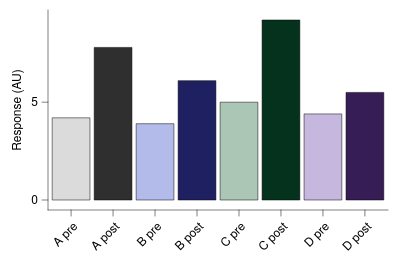

Describe this chart as a Vega-Lite specification.
### Vega-Lite specification from a JSON file in a GitHub repository (floating-point values rounded to 4 significant figures)
{"background": null, "config": {"arc": {"fill": "#DBDBDB", "fillOpacity": 1.0, "innerRadius": 25.0, "padAngle": 0.03, "stroke": "black", "strokeOpacity": 1, "strokeWidth": 0.25}, "area": {"fill": "#DBDBDB", "fillOpacity": 1.0, "stroke": "black", "strokeOpacity": 1, "strokeWidth": 0.25}, "axis": {"domain": true, "domainCap": "round", "domainColor": "black", "domainWidth": 0.25, "grid": false, "gridCap": "round", "gridColor": "#F1F1F1", "gridDash": [0, 0], "gridOpacity": 1.0, "gridWidth": 0.25, "labelColor": "black", "labelFont": "Helvetica Neue, HelveticaNeue, Helvetica, Arial, sans-serif", "labelFontSize": 6, "labelFontStyle": "normal", "labelFontWeight": 400, "offset": 0, "ticks": true, "tickCap": "round", "tickColor": "black", "tickRound": false, "tickSize": 3.0, "tickWidth": 0.25, "titleColor": "black", "titleFont": "Helvetica Neue, HelveticaNeue, Helvetica, Arial, sans-serif", "titleFontSize": 6, "titleFontStyle": "normal", "titleFontWeight": 400}, "axisX": {"domain": true, "labelAlign": "right", "labelAngle": 315, "labels": true, "ticks": true, "translate": 0}, "axisY": {"domain": true, "labelAlign": "right", "labelAngle": 0, "labels": true, "ticks": true, "translate": 0}, "axisRight": {"domain": true, "labelAlign": "left", "labelAngle": 0, "labels": true, "ticks": true, "translate": 0}, "axisTop": {"domain": true, "labelAlign": "left", "labelAngle": 45, "labels": true, "ticks": true, "translate": 0}, "axisBand": {"tickOffset": 0}, "bar": {"fill": "#DBDBDB", "fillOpacity": 1.0, "stroke": "black", "strokeOpacity": 1, "strokeWidth": 0.25}, "boxplot": {"size": 9.0, "ticks": {"cornerRadius": 0.25, "fill": "black", "opacity": 1, "size": 4.5, "thickness": 0.25}, "box": {"fillOpacity": 1.0, "stroke": "black", "strokeOpacity": 1, "strokeWidth": 0.25}, "median": {"cornerRadius": 0, "fill": "black", "fillOpacity": 1.0, "opacity": 1, "size": 9.0, "thickness": 0.25}, "rule": {"fill": "black", "fillOpacity": 1.0, "size": 10.0, "stroke": "black", "strokeDash": [0, 0], "strokeOpacity": 1, "strokeWidth": 0.25}, "outliers": {"color": "black", "fill": "black", "fillOpacity": 1.0, "size": 0, "stroke": "black", "strokeOpacity": 1, "strokeWidth": 0.25}}, "circle": {"fill": "black", "fillOpacity": 1.0, "size": 1.25, "stroke": null, "strokeOpacity": 1, "strokeWidth": 0.25}, "errorband": {"band": {"fillOpacity": 0.6, "stroke": null, "strokeWidth": 0.25, "strokeOpacity": 1}, "borders": {"opacity": 0, "strokeOpacity": 1, "strokeWidth": 0.25}}, "errorbar": {"opacity": 1, "rule": {"strokeDash": [0, 0], "strokeWidth": 0.25}, "ticks": {"color": "black", "cornerRadius": 0.125, "opacity": 1, "size": 6.0, "thickness": 0.25}, "thickness": 0.25}, "font": "Helvetica Neue, HelveticaNeue, Helvetica, Arial, sans-serif", "geoshape": {"fill": "#DBDBDB", "fillOpacity": 1.0, "stroke": "black", "strokeOpacity": 1, "strokeWidth": 0.25}, "header": {"labelColor": "black", "labelFont": "Helvetica Neue, HelveticaNeue, Helvetica, Arial, sans-serif", "labelFontSize": 6, "labelFontStyle": "normal", "labelFontWeight": 400, "titleColor": "black", "titleFont": "Helvetica Neue, HelveticaNeue, Helvetica, Arial, sans-serif", "titleFontSize": 6, "titleFontStyle": "normal", "titleFontWeight": 400, "titlePadding": 0}, "legend": {"disable": false, "offset": 4.5, "titlePadding": 4, "labelOffset": 2, "gradientLabelOffset": 2, "columnPadding": 4, "rowPadding": 2, "gradientThickness": 5, "gradientOpacity": 1.0, "gradientStrokeColor": "black", "gradientStrokeWidth": 0.25, "labelColor": "black", "labelFont": "Helvetica Neue, HelveticaNeue, Helvetica, Arial, sans-serif", "labelFontSize": 6, "labelFontStyle": "normal", "labelFontWeight": 400, "strokeColor": "black", "strokeWidth": 0, "symbolSize": 36, "symbolStrokeColor": "black", "symbolStrokeWidth": 0.25, "titleColor": "black", "titleFont": "Helvetica Neue, HelveticaNeue, Helvetica, Arial, sans-serif", "titleFontSize": 6, "titleFontStyle": "normal", "titleFontWeight": 400}, "line": {"color": "black", "stroke": "black", "strokeCap": "butt", "strokeDash": [0, 0], "strokeOpacity": 1, "strokeWidth": 0.5}, "point": {"filled": true, "fill": "#DBDBDB", "fillOpacity": 1.0, "size": 5.0, "stroke": "black", "strokeOpacity": 1, "strokeWidth": 0.25}, "range": {"category": ["#9D9D9D", "#28287D", "#004225", "#47266F", "#00605D", "#DBDBDB", "#7983C1", "#6E927B", "#937FB4", "#699A97"], "diverging": {"scheme": ["#4F4265", "#6A5C82", "#85789D", "#A196B7", "#BDB5CE", "#D8D6DD", "#F6F6F6", "#CED8D7", "#9DBFBD", "#75A3A0", "#518683", "#326967", "#164D4B"]}, "heatmap": {"scheme": ["#440154", "#472270", "#433E82", "#38598C", "#2C728E", "#238A8D", "#24A086", "#39B578", "#5DC862", "#96D646", "#CAE02D", "#FDE724"]}, "ordinal": {"scheme": ["#F1F1F1", "#DBDBDB", "#C6C6C6", "#B2B2B2", "#9D9D9D", "#898989", "#767676", "#636363", "#515151", "#404040", "#2F2F2F", "#1F1F1F"]}, "ramp": {"scheme": ["#440154", "#472270", "#433E82", "#38598C", "#2C728E", "#238A8D", "#24A086", "#39B578", "#5DC862", "#96D646", "#CAE02D", "#FDE724"]}}, "rule": {"color": "black", "stroke": "black", "strokeCap": "round", "strokeDash": [2, 2], "strokeOpacity": 1, "strokeWidth": 0.25}, "scale": {"barBandPaddingInner": 0.1, "rectBandPaddingInner": 0, "tickBandPaddingInner": 0.1, "bandPaddingOuter": 0.1, "bandWithNestedOffsetPaddingInner": 0.2, "bandWithNestedOffsetPaddingOuter": 0.2, "offsetBandPaddingInner": 0, "offsetBandPaddingOuter": 0, "continuousPadding": 5.0, "round": false}, "rect": {"fill": "#DBDBDB", "fillOpacity": 1.0, "stroke": "black", "strokeOpacity": 1, "strokeWidth": 0.25}, "square": {"fill": "#DBDBDB", "fillOpacity": 1.0, "size": 10.0, "stroke": "black", "strokeOpacity": 1, "strokeWidth": 0.25}, "text": {"color": "black", "font": "Helvetica Neue, HelveticaNeue, Helvetica, Arial, sans-serif", "fontSize": 6, "fontStyle": "normal", "fontWeight": 400}, "tick": {"color": "black", "cornerRadius": 0.125, "opacity": 1.0, "size": 9.0, "thickness": 0.25}, "title": {"anchor": "middle", "frame": "group", "color": "black", "font": "Helvetica Neue, HelveticaNeue, Helvetica, Arial, sans-serif", "fontSize": 6, "fontStyle": "normal", "fontWeight": 400, "subtitleColor": "black", "subtitleFont": "Helvetica Neue, HelveticaNeue, Helvetica, Arial, sans-serif", "subtitleFontSize": 6, "subtitleFontStyle": "normal", "subtitleFontWeight": 400}, "trail": {"color": "black", "opacity": 1, "size": 0.5}, "view": {"continuousWidth": 170, "continuousHeight": 100, "discreteWidth": 170, "discreteHeight": 100, "fill": null, "stroke": null, "strokeWidth": 0.25}}, "data": {"name": "data-13aaabbe96b52cd3daac2fe27d1f9518"}, "mark": {"type": "bar"}, "encoding": {"color": {"field": "condition", "legend": null, "scale": {"range": ["#DBDBDB", "#2F2F2F", "#B2BBE9", "#1F2061", "#ACC6B5", "#04321C", "#C5B7DE", "#361D55", "#A6C8C6", "#013E3B"]}, "sort": null, "type": "nominal"}, "x": {"field": "condition", "sort": null, "title": null, "type": "nominal"}, "y": {"field": "response", "title": "Response (AU)", "type": "quantitative", "scale": {"nice": false}}}, "$schema": "https://vega.github.io/schema/vega-lite/v6.4.1.json", "datasets": {"data-13aaabbe96b52cd3daac2fe27d1f9518": [{"condition": "A pre", "response": 4.2}, {"condition": "A post", "response": 7.8}, {"condition": "B pre", "response": 3.9}, {"condition": "B post", "response": 6.1}, {"condition": "C pre", "response": 5.0}, {"condition": "C post", "response": 9.2}, {"condition": "D pre", "response": 4.4}, {"condition": "D post", "response": 5.5}]}}
